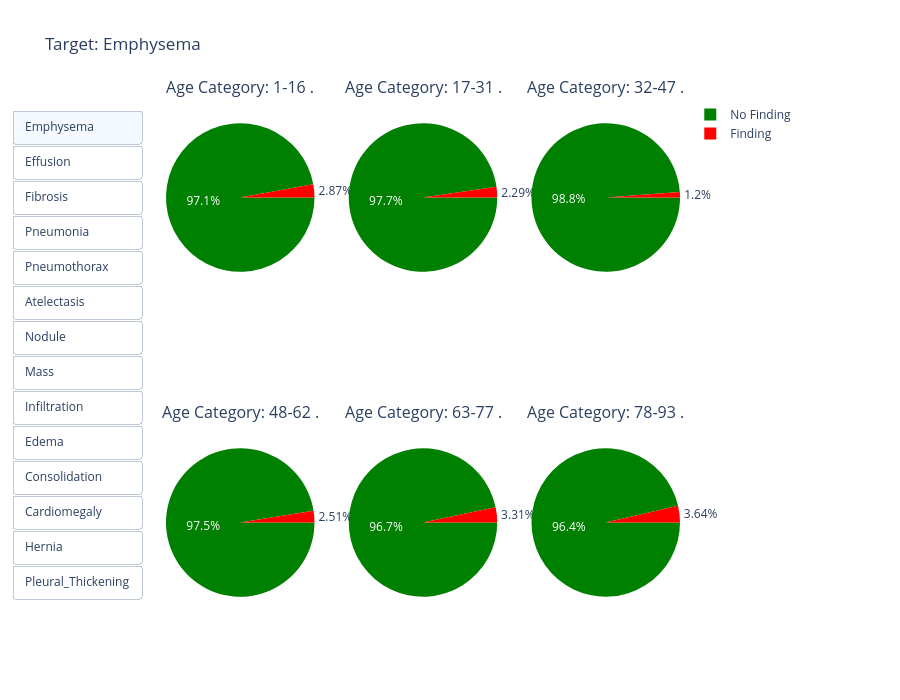

This figure's notebook cell:
### Code cell
plot_categorical_target_distribution(labeled_data, all_labels, "Age Category")

### Figure 1 — Plotly figure (JSON) as saved in the notebook; plotly's stock layout.template omitted (floating-point values rounded to 4 significant figures)
{"data": [{"domain": {"x": [0, 0.2889], "y": [0.625, 1]}, "labels": ["No Finding", "Finding"], "marker": {"colors": ["green", "red"]}, "rotation": 90, "showlegend": true, "type": "pie", "values": [2096, 62], "visible": true}, {"domain": {"x": [0.3556, 0.6444], "y": [0.625, 1]}, "labels": ["No Finding", "Finding"], "marker": {"colors": ["green", "red"]}, "rotation": 90, "showlegend": false, "type": "pie", "values": [8497, 199], "visible": true}, {"domain": {"x": [0.7111, 1], "y": [0.625, 1]}, "labels": ["No Finding", "Finding"], "marker": {"colors": ["green", "red"]}, "rotation": 90, "showlegend": false, "type": "pie", "values": [13883, 168], "visible": true}, {"domain": {"x": [0, 0.2889], "y": [0, 0.375]}, "labels": ["No Finding", "Finding"], "marker": {"colors": ["green", "red"]}, "rotation": 90, "showlegend": false, "type": "pie", "values": [18334, 472], "visible": true}, {"domain": {"x": [0.3556, 0.6444], "y": [0, 0.375]}, "labels": ["No Finding", "Finding"], "marker": {"colors": ["green", "red"]}, "rotation": 90, "showlegend": false, "type": "pie", "values": [8732, 299], "visible": true}, {"domain": {"x": [0.7111, 1], "y": [0, 0.375]}, "labels": ["No Finding", "Finding"], "marker": {"colors": ["green", "red"]}, "rotation": 90, "showlegend": false, "type": "pie", "values": [794, 30], "visible": true}, {"domain": {"x": [0, 0.2889], "y": [0.625, 1]}, "labels": ["No Finding", "Finding"], "marker": {"colors": ["green", "red"]}, "rotation": 90, "showlegend": true, "type": "pie", "values": [1992, 166], "visible": false}, {"domain": {"x": [0.3556, 0.6444], "y": [0.625, 1]}, "labels": ["No Finding", "Finding"], "marker": {"colors": ["green", "red"]}, "rotation": 90, "showlegend": false, "type": "pie", "values": [7848, 848], "visible": false}, {"domain": {"x": [0.7111, 1], "y": [0.625, 1]}, "labels": ["No Finding", "Finding"], "marker": {"colors": ["green", "red"]}, "rotation": 90, "showlegend": false, "type": "pie", "values": [12631, 1420], "visible": false}, {"domain": {"x": [0, 0.2889], "y": [0, 0.375]}, "labels": ["No Finding", "Finding"], "marker": {"colors": ["green", "red"]}, "rotation": 90, "showlegend": false, "type": "pie", "values": [16355, 2451], "visible": false}, {"domain": {"x": [0.3556, 0.6444], "y": [0, 0.375]}, "labels": ["No Finding", "Finding"], "marker": {"colors": ["green", "red"]}, "rotation": 90, "showlegend": false, "type": "pie", "values": [7724, 1307], "visible": false}, {"domain": {"x": [0.7111, 1], "y": [0, 0.375]}, "labels": ["No Finding", "Finding"], "marker": {"colors": ["green", "red"]}, "rotation": 90, "showlegend": false, "type": "pie", "values": [691, 133], "visible": false}, {"domain": {"x": [0, 0.2889], "y": [0.625, 1]}, "labels": ["No Finding", "Finding"], "marker": {"colors": ["green", "red"]}, "rotation": 90, "showlegend": true, "type": "pie", "values": [2149, 9], "visible": false}, {"domain": {"x": [0.3556, 0.6444], "y": [0.625, 1]}, "labels": ["No Finding", "Finding"], "marker": {"colors": ["green", "red"]}, "rotation": 90, "showlegend": false, "type": "pie", "values": [8612, 84], "visible": false}, {"domain": {"x": [0.7111, 1], "y": [0.625, 1]}, "labels": ["No Finding", "Finding"], "marker": {"colors": ["green", "red"]}, "rotation": 90, "showlegend": false, "type": "pie", "values": [13854, 197], "visible": false}, {"domain": {"x": [0, 0.2889], "y": [0, 0.375]}, "labels": ["No Finding", "Finding"], "marker": {"colors": ["green", "red"]}, "rotation": 90, "showlegend": false, "type": "pie", "values": [18484, 322], "visible": false}, {"domain": {"x": [0.3556, 0.6444], "y": [0, 0.375]}, "labels": ["No Finding", "Finding"], "marker": {"colors": ["green", "red"]}, "rotation": 90, "showlegend": false, "type": "pie", "values": [8822, 209], "visible": false}, {"domain": {"x": [0.7111, 1], "y": [0, 0.375]}, "labels": ["No Finding", "Finding"], "marker": {"colors": ["green", "red"]}, "rotation": 90, "showlegend": false, "type": "pie", "values": [790, 34], "visible": false}, {"domain": {"x": [0, 0.2889], "y": [0.625, 1]}, "labels": ["No Finding", "Finding"], "marker": {"colors": ["green", "red"]}, "rotation": 90, "showlegend": true, "type": "pie", "values": [2124, 34], "visible": false}, {"domain": {"x": [0.3556, 0.6444], "y": [0.625, 1]}, "labels": ["No Finding", "Finding"], "marker": {"colors": ["green", "red"]}, "rotation": 90, "showlegend": false, "type": "pie", "values": [8571, 125], "visible": false}, {"domain": {"x": [0.7111, 1], "y": [0.625, 1]}, "labels": ["No Finding", "Finding"], "marker": {"colors": ["green", "red"]}, "rotation": 90, "showlegend": false, "type": "pie", "values": [13898, 153], "visible": false}, {"domain": {"x": [0, 0.2889], "y": [0, 0.375]}, "labels": ["No Finding", "Finding"], "marker": {"colors": ["green", "red"]}, "rotation": 90, "showlegend": false, "type": "pie", "values": [18580, 226], "visible": false}, {"domain": {"x": [0.3556, 0.6444], "y": [0, 0.375]}, "labels": ["No Finding", "Finding"], "marker": {"colors": ["green", "red"]}, "rotation": 90, "showlegend": false, "type": "pie", "values": [8909, 122], "visible": false}, {"domain": {"x": [0.7111, 1], "y": [0, 0.375]}, "labels": ["No Finding", "Finding"], "marker": {"colors": ["green", "red"]}, "rotation": 90, "showlegend": false, "type": "pie", "values": [817, 7], "visible": false}, {"domain": {"x": [0, 0.2889], "y": [0.625, 1]}, "labels": ["No Finding", "Finding"], "marker": {"colors": ["green", "red"]}, "rotation": 90, "showlegend": true, "type": "pie", "values": [1950, 208], "visible": false}, {"domain": {"x": [0.3556, 0.6444], "y": [0.625, 1]}, "labels": ["No Finding", "Finding"], "marker": {"colors": ["green", "red"]}, "rotation": 90, "showlegend": false, "type": "pie", "values": [8233, 463], "visible": false}, {"domain": {"x": [0.7111, 1], "y": [0.625, 1]}, "labels": ["No Finding", "Finding"], "marker": {"colors": ["green", "red"]}, "rotation": 90, "showlegend": false, "type": "pie", "values": [13385, 666], "visible": false}, {"domain": {"x": [0, 0.2889], "y": [0, 0.375]}, "labels": ["No Finding", "Finding"], "marker": {"colors": ["green", "red"]}, "rotation": 90, "showlegend": false, "type": "pie", "values": [17856, 950], "visible": false}, {"domain": {"x": [0.3556, 0.6444], "y": [0, 0.375]}, "labels": ["No Finding", "Finding"], "marker": {"colors": ["green", "red"]}, "rotation": 90, "showlegend": false, "type": "pie", "values": [8636, 395], "visible": false}, {"domain": {"x": [0.7111, 1], "y": [0, 0.375]}, "labels": ["No Finding", "Finding"], "marker": {"colors": ["green", "red"]}, "rotation": 90, "showlegend": false, "type": "pie", "values": [768, 56], "visible": false}, {"domain": {"x": [0, 0.2889], "y": [0.625, 1]}, "labels": ["No Finding", "Finding"], "marker": {"colors": ["green", "red"]}, "rotation": 90, "showlegend": true, "type": "pie", "values": [1984, 174], "visible": false}, {"domain": {"x": [0.3556, 0.6444], "y": [0.625, 1]}, "labels": ["No Finding", "Finding"], "marker": {"colors": ["green", "red"]}, "rotation": 90, "showlegend": false, "type": "pie", "values": [8041, 655], "visible": false}, {"domain": {"x": [0.7111, 1], "y": [0.625, 1]}, "labels": ["No Finding", "Finding"], "marker": {"colors": ["green", "red"]}, "rotation": 90, "showlegend": false, "type": "pie", "values": [12808, 1243], "visible": false}, {"domain": {"x": [0, 0.2889], "y": [0, 0.375]}, "labels": ["No Finding", "Finding"], "marker": {"colors": ["green", "red"]}, "rotation": 90, "showlegend": false, "type": "pie", "values": [16549, 2257], "visible": false}, {"domain": {"x": [0.3556, 0.6444], "y": [0, 0.375]}, "labels": ["No Finding", "Finding"], "marker": {"colors": ["green", "red"]}, "rotation": 90, "showlegend": false, "type": "pie", "values": [7877, 1154], "visible": false}, {"domain": {"x": [0.7111, 1], "y": [0, 0.375]}, "labels": ["No Finding", "Finding"], "marker": {"colors": ["green", "red"]}, "rotation": 90, "showlegend": false, "type": "pie", "values": [737, 87], "visible": false}, {"domain": {"x": [0, 0.2889], "y": [0.625, 1]}, "labels": ["No Finding", "Finding"], "marker": {"colors": ["green", "red"]}, "rotation": 90, "showlegend": true, "type": "pie", "values": [2094, 64], "visible": false}, {"domain": {"x": [0.3556, 0.6444], "y": [0.625, 1]}, "labels": ["No Finding", "Finding"], "marker": {"colors": ["green", "red"]}, "rotation": 90, "showlegend": false, "type": "pie", "values": [8292, 404], "visible": false}, {"domain": {"x": [0.7111, 1], "y": [0.625, 1]}, "labels": ["No Finding", "Finding"], "marker": {"colors": ["green", "red"]}, "rotation": 90, "showlegend": false, "type": "pie", "values": [13312, 739], "visible": false}, {"domain": {"x": [0, 0.2889], "y": [0, 0.375]}, "labels": ["No Finding", "Finding"], "marker": {"colors": ["green", "red"]}, "rotation": 90, "showlegend": false, "type": "pie", "values": [17530, 1276], "visible": false}, {"domain": {"x": [0.3556, 0.6444], "y": [0, 0.375]}, "labels": ["No Finding", "Finding"], "marker": {"colors": ["green", "red"]}, "rotation": 90, "showlegend": false, "type": "pie", "values": [8471, 560], "visible": false}, {"domain": {"x": [0.7111, 1], "y": [0, 0.375]}, "labels": ["No Finding", "Finding"], "marker": {"colors": ["green", "red"]}, "rotation": 90, "showlegend": false, "type": "pie", "values": [762, 62], "visible": false}, {"domain": {"x": [0, 0.2889], "y": [0.625, 1]}, "labels": ["No Finding", "Finding"], "marker": {"colors": ["green", "red"]}, "rotation": 90, "showlegend": true, "type": "pie", "values": [2086, 72], "visible": false}, {"domain": {"x": [0.3556, 0.6444], "y": [0.625, 1]}, "labels": ["No Finding", "Finding"], "marker": {"colors": ["green", "red"]}, "rotation": 90, "showlegend": false, "type": "pie", "values": [8296, 400], "visible": false}, {"domain": {"x": [0.7111, 1], "y": [0.625, 1]}, "labels": ["No Finding", "Finding"], "marker": {"colors": ["green", "red"]}, "rotation": 90, "showlegend": false, "type": "pie", "values": [13340, 711], "visible": false}, {"domain": {"x": [0, 0.2889], "y": [0, 0.375]}, "labels": ["No Finding", "Finding"], "marker": {"colors": ["green", "red"]}, "rotation": 90, "showlegend": false, "type": "pie", "values": [17661, 1145], "visible": false}, {"domain": {"x": [0.3556, 0.6444], "y": [0, 0.375]}, "labels": ["No Finding", "Finding"], "marker": {"colors": ["green", "red"]}, "rotation": 90, "showlegend": false, "type": "pie", "values": [8514, 517], "visible": false}, {"domain": {"x": [0.7111, 1], "y": [0, 0.375]}, "labels": ["No Finding", "Finding"], "marker": {"colors": ["green", "red"]}, "rotation": 90, "showlegend": false, "type": "pie", "values": [769, 55], "visible": false}, {"domain": {"x": [0, 0.2889], "y": [0.625, 1]}, "labels": ["No Finding", "Finding"], "marker": {"colors": ["green", "red"]}, "rotation": 90, "showlegend": true, "type": "pie", "values": [1775, 383], "visible": false}, {"domain": {"x": [0.3556, 0.6444], "y": [0.625, 1]}, "labels": ["No Finding", "Finding"], "marker": {"colors": ["green", "red"]}, "rotation": 90, "showlegend": false, "type": "pie", "values": [7047, 1649], "visible": false}, {"domain": {"x": [0.7111, 1], "y": [0.625, 1]}, "labels": ["No Finding", "Finding"], "marker": {"colors": ["green", "red"]}, "rotation": 90, "showlegend": false, "type": "pie", "values": [11761, 2290], "visible": false}, {"domain": {"x": [0, 0.2889], "y": [0, 0.375]}, "labels": ["No Finding", "Finding"], "marker": {"colors": ["green", "red"]}, "rotation": 90, "showlegend": false, "type": "pie", "values": [15668, 3138], "visible": false}, {"domain": {"x": [0.3556, 0.6444], "y": [0, 0.375]}, "labels": ["No Finding", "Finding"], "marker": {"colors": ["green", "red"]}, "rotation": 90, "showlegend": false, "type": "pie", "values": [7458, 1573], "visible": false}, {"domain": {"x": [0.7111, 1], "y": [0, 0.375]}, "labels": ["No Finding", "Finding"], "marker": {"colors": ["green", "red"]}, "rotation": 90, "showlegend": false, "type": "pie", "values": [696, 128], "visible": false}, {"domain": {"x": [0, 0.2889], "y": [0.625, 1]}, "labels": ["No Finding", "Finding"], "marker": {"colors": ["green", "red"]}, "rotation": 90, "showlegend": true, "type": "pie", "values": [2133, 25], "visible": false}, {"domain": {"x": [0.3556, 0.6444], "y": [0.625, 1]}, "labels": ["No Finding", "Finding"], "marker": {"colors": ["green", "red"]}, "rotation": 90, "showlegend": false, "type": "pie", "values": [8535, 161], "visible": false}, {"domain": {"x": [0.7111, 1], "y": [0.625, 1]}, "labels": ["No Finding", "Finding"], "marker": {"colors": ["green", "red"]}, "rotation": 90, "showlegend": false, "type": "pie", "values": [13770, 281], "visible": false}, {"domain": {"x": [0, 0.2889], "y": [0, 0.375]}, "labels": ["No Finding", "Finding"], "marker": {"colors": ["green", "red"]}, "rotation": 90, "showlegend": false, "type": "pie", "values": [18427, 379], "visible": false}, {"domain": {"x": [0.3556, 0.6444], "y": [0, 0.375]}, "labels": ["No Finding", "Finding"], "marker": {"colors": ["green", "red"]}, "rotation": 90, "showlegend": false, "type": "pie", "values": [8902, 129], "visible": false}, {"domain": {"x": [0.7111, 1], "y": [0, 0.375]}, "labels": ["No Finding", "Finding"], "marker": {"colors": ["green", "red"]}, "rotation": 90, "showlegend": false, "type": "pie", "values": [815, 9], "visible": false}, {"domain": {"x": [0, 0.2889], "y": [0.625, 1]}, "labels": ["No Finding", "Finding"], "marker": {"colors": ["green", "red"]}, "rotation": 90, "showlegend": true, "type": "pie", "values": [2040, 118], "visible": false}, {"domain": {"x": [0.3556, 0.6444], "y": [0.625, 1]}, "labels": ["No Finding", "Finding"], "marker": {"colors": ["green", "red"]}, "rotation": 90, "showlegend": false, "type": "pie", "values": [8338, 358], "visible": false}, {"domain": {"x": [0.7111, 1], "y": [0.625, 1]}, "labels": ["No Finding", "Finding"], "marker": {"colors": ["green", "red"]}, "rotation": 90, "showlegend": false, "type": "pie", "values": [13547, 504], "visible": false}, {"domain": {"x": [0, 0.2889], "y": [0, 0.375]}, "labels": ["No Finding", "Finding"], "marker": {"colors": ["green", "red"]}, "rotation": 90, "showlegend": false, "type": "pie", "values": [18115, 691], "visible": false}, {"domain": {"x": [0.3556, 0.6444], "y": [0, 0.375]}, "labels": ["No Finding", "Finding"], "marker": {"colors": ["green", "red"]}, "rotation": 90, "showlegend": false, "type": "pie", "values": [8647, 384], "visible": false}, {"domain": {"x": [0.7111, 1], "y": [0, 0.375]}, "labels": ["No Finding", "Finding"], "marker": {"colors": ["green", "red"]}, "rotation": 90, "showlegend": false, "type": "pie", "values": [779, 45], "visible": false}, {"domain": {"x": [0, 0.2889], "y": [0.625, 1]}, "labels": ["No Finding", "Finding"], "marker": {"colors": ["green", "red"]}, "rotation": 90, "showlegend": true, "type": "pie", "values": [2109, 49], "visible": false}, {"domain": {"x": [0.3556, 0.6444], "y": [0.625, 1]}, "labels": ["No Finding", "Finding"], "marker": {"colors": ["green", "red"]}, "rotation": 90, "showlegend": false, "type": "pie", "values": [8517, 179], "visible": false}, {"domain": {"x": [0.7111, 1], "y": [0.625, 1]}, "labels": ["No Finding", "Finding"], "marker": {"colors": ["green", "red"]}, "rotation": 90, "showlegend": false, "type": "pie", "values": [13729, 322], "visible": false}, {"domain": {"x": [0, 0.2889], "y": [0, 0.375]}, "labels": ["No Finding", "Finding"], "marker": {"colors": ["green", "red"]}, "rotation": 90, "showlegend": false, "type": "pie", "values": [18335, 471], "visible": false}, {"domain": {"x": [0.3556, 0.6444], "y": [0, 0.375]}, "labels": ["No Finding", "Finding"], "marker": {"colors": ["green", "red"]}, "rotation": 90, "showlegend": false, "type": "pie", "values": [8819, 212], "visible": false}, {"domain": {"x": [0.7111, 1], "y": [0, 0.375]}, "labels": ["No Finding", "Finding"], "marker": {"colors": ["green", "red"]}, "rotation": 90, "showlegend": false, "type": "pie", "values": [791, 33], "visible": false}, {"domain": {"x": [0, 0.2889], "y": [0.625, 1]}, "labels": ["No Finding", "Finding"], "marker": {"colors": ["green", "red"]}, "rotation": 90, "showlegend": true, "type": "pie", "values": [2157, 1], "visible": false}, {"domain": {"x": [0.3556, 0.6444], "y": [0.625, 1]}, "labels": ["No Finding", "Finding"], "marker": {"colors": ["green", "red"]}, "rotation": 90, "showlegend": false, "type": "pie", "values": [8694, 2], "visible": false}, {"domain": {"x": [0.7111, 1], "y": [0.625, 1]}, "labels": ["No Finding", "Finding"], "marker": {"colors": ["green", "red"]}, "rotation": 90, "showlegend": false, "type": "pie", "values": [14049, 2], "visible": false}, {"domain": {"x": [0, 0.2889], "y": [0, 0.375]}, "labels": ["No Finding", "Finding"], "marker": {"colors": ["green", "red"]}, "rotation": 90, "showlegend": false, "type": "pie", "values": [18756, 50], "visible": false}, {"domain": {"x": [0.3556, 0.6444], "y": [0, 0.375]}, "labels": ["No Finding", "Finding"], "marker": {"colors": ["green", "red"]}, "rotation": 90, "showlegend": false, "type": "pie", "values": [8998, 33], "visible": false}, {"domain": {"x": [0.7111, 1], "y": [0, 0.375]}, "labels": ["No Finding", "Finding"], "marker": {"colors": ["green", "red"]}, "rotation": 90, "showlegend": false, "type": "pie", "values": [796, 28], "visible": false}, {"domain": {"x": [0, 0.2889], "y": [0.625, 1]}, "labels": ["No Finding", "Finding"], "marker": {"colors": ["green", "red"]}, "rotation": 90, "showlegend": true, "type": "pie", "values": [2098, 60], "visible": false}, {"domain": {"x": [0.3556, 0.6444], "y": [0.625, 1]}, "labels": ["No Finding", "Finding"], "marker": {"colors": ["green", "red"]}, "rotation": 90, "showlegend": false, "type": "pie", "values": [8492, 204], "visible": false}, {"domain": {"x": [0.7111, 1], "y": [0.625, 1]}, "labels": ["No Finding", "Finding"], "marker": {"colors": ["green", "red"]}, "rotation": 90, "showlegend": false, "type": "pie", "values": [13673, 378], "visible": false}, {"domain": {"x": [0, 0.2889], "y": [0, 0.375]}, "labels": ["No Finding", "Finding"], "marker": {"colors": ["green", "red"]}, "rotation": 90, "showlegend": false, "type": "pie", "values": [18192, 614], "visible": false}, {"domain": {"x": [0.3556, 0.6444], "y": [0, 0.375]}, "labels": ["No Finding", "Finding"], "marker": {"colors": ["green", "red"]}, "rotation": 90, "showlegend": false, "type": "pie", "values": [8628, 403], "visible": false}, {"domain": {"x": [0.7111, 1], "y": [0, 0.375]}, "labels": ["No Finding", "Finding"], "marker": {"colors": ["green", "red"]}, "rotation": 90, "showlegend": false, "type": "pie", "values": [798, 26], "visible": false}], "layout": {"annotations": [{"font": {"size": 16}, "showarrow": false, "text": "Age Category: 1-16\n.", "x": 0.1444, "xanchor": "center", "xref": "paper", "y": 1, "yanchor": "bottom", "yref": "paper"}, {"font": {"size": 16}, "showarrow": false, "text": "Age Category: 17-31\n.", "x": 0.5, "xanchor": "center", "xref": "paper", "y": 1, "yanchor": "bottom", "yref": "paper"}, {"font": {"size": 16}, "showarrow": false, "text": "Age Category: 32-47\n.", "x": 0.8556, "xanchor": "center", "xref": "paper", "y": 1, "yanchor": "bottom", "yref": "paper"}, {"font": {"size": 16}, "showarrow": false, "text": "Age Category: 48-62\n.", "x": 0.1444, "xanchor": "center", "xref": "paper", "y": 0.375, "yanchor": "bottom", "yref": "paper"}, {"font": {"size": 16}, "showarrow": false, "text": "Age Category: 63-77\n.", "x": 0.5, "xanchor": "center", "xref": "paper", "y": 0.375, "yanchor": "bottom", "yref": "paper"}, {"font": {"size": 16}, "showarrow": false, "text": "Age Category: 78-93\n.", "x": 0.8556, "xanchor": "center", "xref": "paper", "y": 0.375, "yanchor": "bottom", "yref": "paper"}], "height": 700, "margin": {"r": 220}, "title": {"text": "Target: Emphysema"}, "updatemenus": [{"buttons": [{"args": [{"visible": [true, true, true, true, true, true, false, false, false, false, false, false, false, false, false, false, false, false, false, false, false, false, false, false, false, false, false, false, false, false, false, false, false, false, false, false, false, false, false, false, false, false, false, false, false, false, false, false, false, false, false, false, false, false, false, false, false, false, false, false, false, false, false, false, false, false, false, false, false, false, false, false, false, false, false, false, false, false, false, false, false, false, false, false]}, {"title": {"text": "Target: Emphysema"}}], "label": "Emphysema", "method": "update"}, {"args": [{"visible": [false, false, false, false, false, false, true, true, true, true, true, true, false, false, false, false, false, false, false, false, false, false, false, false, false, false, false, false, false, false, false, false, false, false, false, false, false, false, false, false, false, false, false, false, false, false, false, false, false, false, false, false, false, false, false, false, false, false, false, false, false, false, false, false, false, false, false, false, false, false, false, false, false, false, false, false, false, false, false, false, false, false, false, false]}, {"title": {"text": "Target: Effusion"}}], "label": "Effusion", "method": "update"}, {"args": [{"visible": [false, false, false, false, false, false, false, false, false, false, false, false, true, true, true, true, true, true, false, false, false, false, false, false, false, false, false, false, false, false, false, false, false, false, false, false, false, false, false, false, false, false, false, false, false, false, false, false, false, false, false, false, false, false, false, false, false, false, false, false, false, false, false, false, false, false, false, false, false, false, false, false, false, false, false, false, false, false, false, false, false, false, false, false]}, {"title": {"text": "Target: Fibrosis"}}], "label": "Fibrosis", "method": "update"}, {"args": [{"visible": [false, false, false, false, false, false, false, false, false, false, false, false, false, false, false, false, false, false, true, true, true, true, true, true, false, false, false, false, false, false, false, false, false, false, false, false, false, false, false, false, false, false, false, false, false, false, false, false, false, false, false, false, false, false, false, false, false, false, false, false, false, false, false, false, false, false, false, false, false, false, false, false, false, false, false, false, false, false, false, false, false, false, false, false]}, {"title": {"text": "Target: Pneumonia"}}], "label": "Pneumonia", "method": "update"}, {"args": [{"visible": [false, false, false, false, false, false, false, false, false, false, false, false, false, false, false, false, false, false, false, false, false, false, false, false, true, true, true, true, true, true, false, false, false, false, false, false, false, false, false, false, false, false, false, false, false, false, false, false, false, false, false, false, false, false, false, false, false, false, false, false, false, false, false, false, false, false, false, false, false, false, false, false, false, false, false, false, false, false, false, false, false, false, false, false]}, {"title": {"text": "Target: Pneumothorax"}}], "label": "Pneumothorax", "method": "update"}, {"args": [{"visible": [false, false, false, false, false, false, false, false, false, false, false, false, false, false, false, false, false, false, false, false, false, false, false, false, false, false, false, false, false, false, true, true, true, true, true, true, false, false, false, false, false, false, false, false, false, false, false, false, false, false, false, false, false, false, false, false, false, false, false, false, false, false, false, false, false, false, false, false, false, false, false, false, false, false, false, false, false, false, false, false, false, false, false, false]}, {"title": {"text": "Target: Atelectasis"}}], "label": "Atelectasis", "method": "update"}, {"args": [{"visible": [false, false, false, false, false, false, false, false, false, false, false, false, false, false, false, false, false, false, false, false, false, false, false, false, false, false, false, false, false, false, false, false, false, false, false, false, true, true, true, true, true, true, false, false, false, false, false, false, false, false, false, false, false, false, false, false, false, false, false, false, false, false, false, false, false, false, false, false, false, false, false, false, false, false, false, false, false, false, false, false, false, false, false, false]}, {"title": {"text": "Target: Nodule"}}], "label": "Nodule", "method": "update"}, {"args": [{"visible": [false, false, false, false, false, false, false, false, false, false, false, false, false, false, false, false, false, false, false, false, false, false, false, false, false, false, false, false, false, false, false, false, false, false, false, false, false, false, false, false, false, false, true, true, true, true, true, true, false, false, false, false, false, false, false, false, false, false, false, false, false, false, false, false, false, false, false, false, false, false, false, false, false, false, false, false, false, false, false, false, false, false, false, false]}, {"title": {"text": "Target: Mass"}}], "label": "Mass", "method": "update"}, {"args": [{"visible": [false, false, false, false, false, false, false, false, false, false, false, false, false, false, false, false, false, false, false, false, false, false, false, false, false, false, false, false, false, false, false, false, false, false, false, false, false, false, false, false, false, false, false, false, false, false, false, false, true, true, true, true, true, true, false, false, false, false, false, false, false, false, false, false, false, false, false, false, false, false, false, false, false, false, false, false, false, false, false, false, false, false, false, false]}, {"title": {"text": "Target: Infiltration"}}], "label": "Infiltration", "method": "update"}, {"args": [{"visible": [false, false, false, false, false, false, false, false, false, false, false, false, false, false, false, false, false, false, false, false, false, false, false, false, false, false, false, false, false, false, false, false, false, false, false, false, false, false, false, false, false, false, false, false, false, false, false, false, false, false, false, false, false, false, true, true, true, true, true, true, false, false, false, false, false, false, false, false, false, false, false, false, false, false, false, false, false, false, false, false, false, false, false, false]}, {"title": {"text": "Target: Edema"}}], "label": "Edema", "method": "update"}, {"args": [{"visible": [false, false, false, false, false, false, false, false, false, false, false, false, false, false, false, false, false, false, false, false, false, false, false, false, false, false, false, false, false, false, false, false, false, false, false, false, false, false, false, false, false, false, false, false, false, false, false, false, false, false, false, false, false, false, false, false, false, false, false, false, true, true, true, true, true, true, false, false, false, false, false, false, false, false, false, false, false, false, false, false, false, false, false, false]}, {"title": {"text": "Target: Consolidation"}}], "label": "Consolidation", "method": "update"}, {"args": [{"visible": [false, false, false, false, false, false, false, false, false, false, false, false, false, false, false, false, false, false, false, false, false, false, false, false, false, false, false, false, false, false, false, false, false, false, false, false, false, false, false, false, false, false, false, false, false, false, false, false, false, false, false, false, false, false, false, false, false, false, false, false, false, false, false, false, false, false, true, true, true, true, true, true, false, false, false, false, false, false, false, false, false, false, false, false]}, {"title": {"text": "Target: Cardiomegaly"}}], "label": "Cardiomegaly", "method": "update"}, {"args": [{"visible": [false, false, false, false, false, false, false, false, false, false, false, false, false, false, false, false, false, false, false, false, false, false, false, false, false, false, false, false, false, false, false, false, false, false, false, false, false, false, false, false, false, false, false, false, false, false, false, false, false, false, false, false, false, false, false, false, false, false, false, false, false, false, false, false, false, false, false, false, false, false, false, false, true, true, true, true, true, true, false, false, false, false, false, false]}, {"title": {"text": "Target: Hernia"}}], "label": "Hernia", "method": "update"}, {"args": [{"visible": [false, false, false, false, false, false, false, false, false, false, false, false, false, false, false, false, false, false, false, false, false, false, false, false, false, false, false, false, false, false, false, false, false, false, false, false, false, false, false, false, false, false, false, false, false, false, false, false, false, false, false, false, false, false, false, false, false, false, false, false, false, false, false, false, false, false, false, false, false, false, false, false, false, false, false, false, false, false, true, true, true, true, true, true]}, {"title": {"text": "Target: Pleural_Thickening"}}], "label": "Pleural_Thickening", "method": "update"}], "direction": "down", "pad": {"b": 10, "r": 10, "t": 10}, "showactive": true, "type": "buttons", "x": -0.3, "xanchor": "left", "y": 1, "yanchor": "top"}]}}
